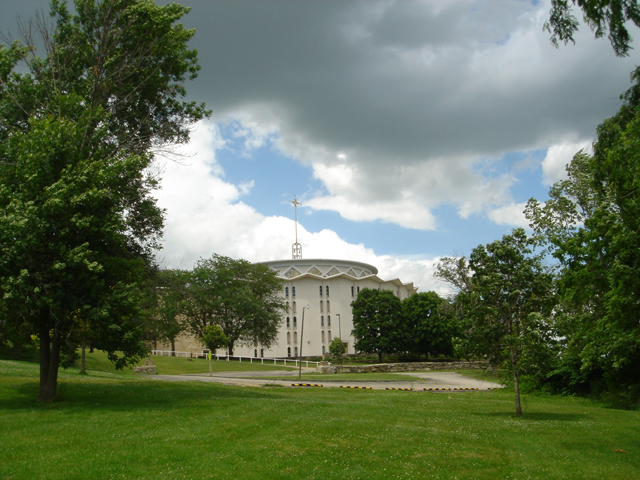
#> input picture server/etc/tmp.jpg, 640 x 480 px
$ python temp.py
#> lines starting #> are read from the running program, lines starting #| are printed output that depends on the picture
#!/usr/bin/env python
import cv2
import numpy as np

img = cv2.imread('tmp.jpg',0)
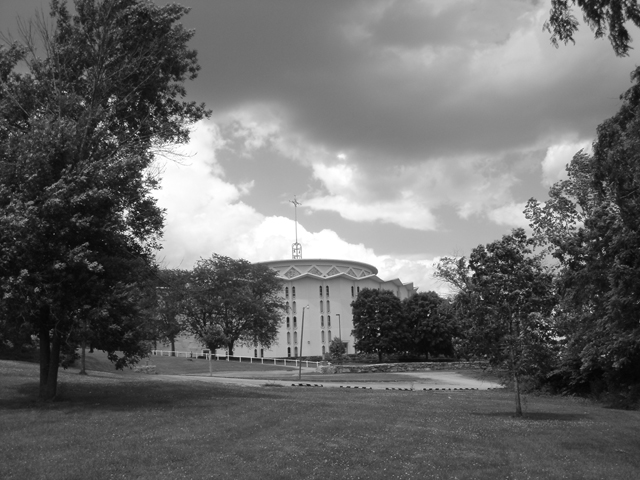
#> img: shape (480, 640); min 4, max 255, mean 104.7

cv2.imshow('result',img)
print(img)
#> (printed output is left out)

print("shape : " +str(img.shape))
#| shape : (480, 640)
#> (the run stopped early here; a loop or call above may not have finished)
